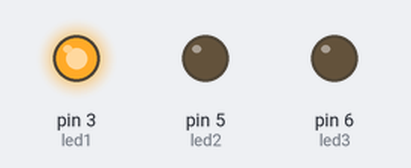
Bench run of a sketch on a simulated Arduino Uno, built with avr-gcc and run on an emulated ATmega328P. Parts: output pins drawn as LEDs (lit = HIGH). Random numbers use the default seed unless the sketch sets one.

Above: at 0.05 s.
At 10.06 s:
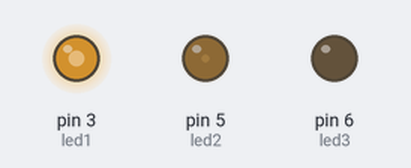
At 19.98 s:
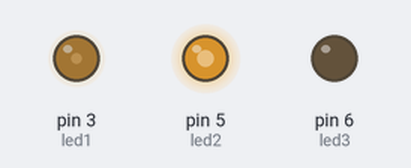
At 39.93 s:
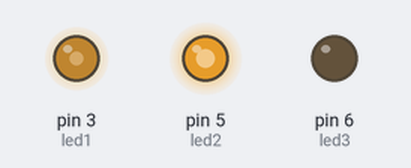
Timing chart, 0 to 40.0 s (numbered marks = the images above):
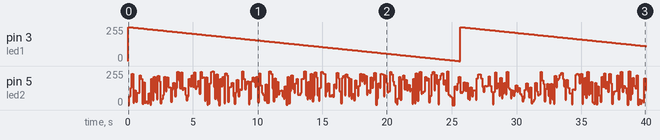

The sketch:

RanomVariableLed.ino
```cpp
#define led1 3
#define led2 5
#define led3 6

int lightingOfLed1=255;
int lightingOfLed3=0;
int lightingOfLed2;
void setup() {
  randomSeed(analogRead(A0));
  pinMode(led1,OUTPUT);
  pinMode(led2,OUTPUT);
  pinMode(led3,OUTPUT);
}

void loop() {
  Serial.begin(9600);
  lightingOfLed2=random(0,256);
  analogWrite(led1,lightingOfLed1);
  lightingOfLed1=lightingOfLed1-1;
  if(lightingOfLed1<0)
  lightingOfLed1=255;

  analogWrite(led2,lightingOfLed2);

  analogWrite(led3,lightingOfLed3);
  if(lightingOfLed3>255)
  lightingOfLed3=lightingOfLed3+1;
  delay(100);
}
```

Measured:
- by itself, pin 3 (led1): ramps from 255/255 to 0/255 and jumps back, once every 25.6 s
- by itself, pin 5 (led2): 0/255 → 67/255 at 0.10 s, → 130/255 0.10 s later, → 234/255 0.10 s later, → 16/255 0.10 s later, … (395 changes in this stretch)
